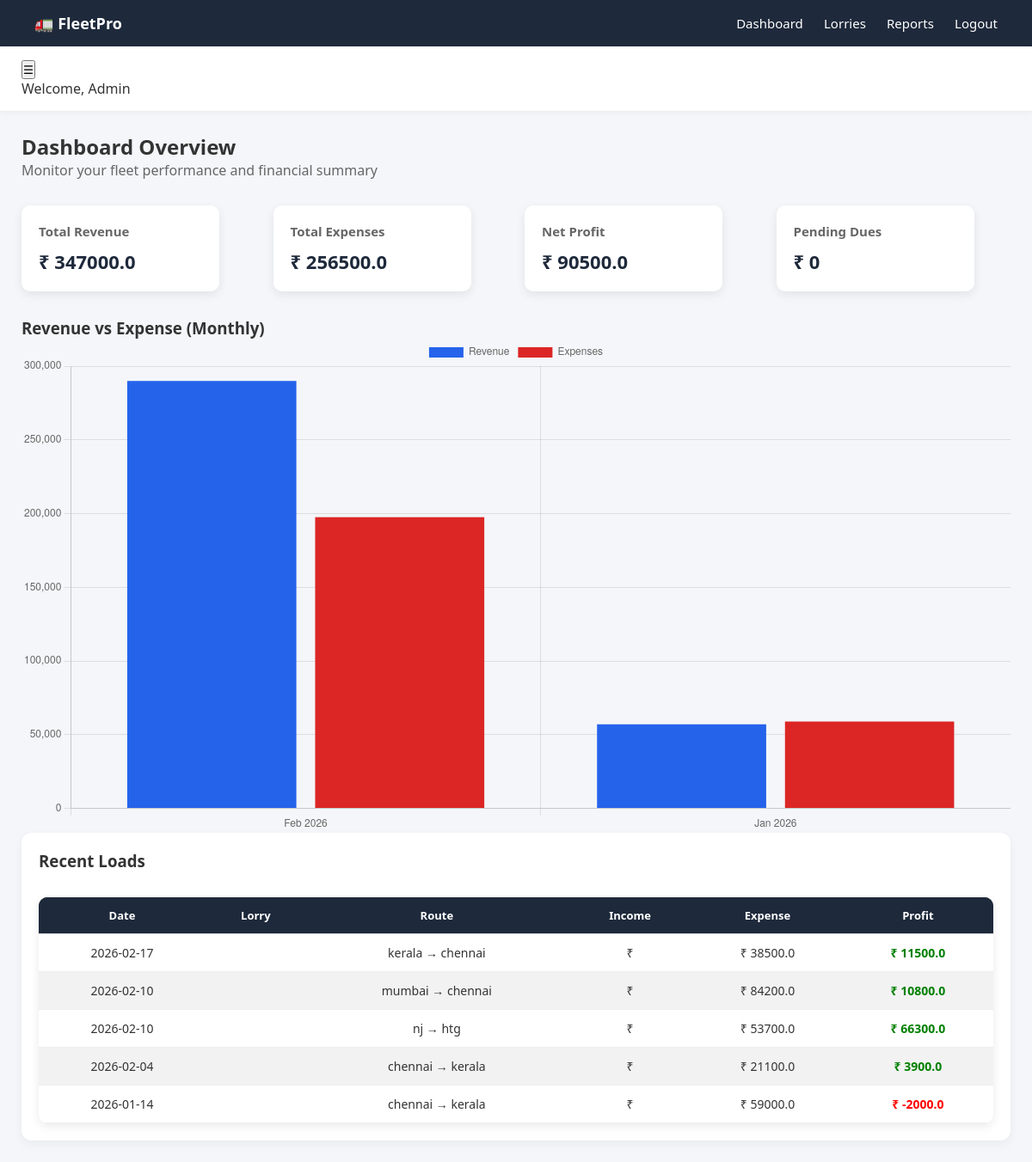
The page / (signed in) on the database its author committed.
### models/load_model.py (models this page shows, shortened)
class Load(db.Model):
    __tablename__ = "loads"
    id = db.Column(db.Integer, primary_key=True)
    lorry_id = db.Column(db.Integer, db.ForeignKey("lorries.id"), nullable=False)
    date = db.Column(db.Date, nullable=False)
    from_location = db.Column(db.String(150), nullable=False)
    to_location = db.Column(db.String(150), nullable=False)
    freight_amount = db.Column(db.Float, nullable=False)
    diesel_amount = db.Column(db.Float, default=0)
    rto_amount = db.Column(db.Float, default=0)
    toll_amount = db.Column(db.Float, default=0)
    driver_bata = db.Column(db.Float, default=0)
    maintenance_amount = db.Column(db.Float, default=0)
    other_expense = db.Column(db.Float, default=0)
    created_at = db.Column(db.DateTime, default=datetime.utcnow)
    @property
    def total_expense(self):
        return (
            (self.diesel_amount or 0) +
            (self.rto_amount or 0) +
            (self.toll_amount or 0) +
            (self.driver_bata or 0) +
            (self.maintenance_amount or 0) +
            (self.other_expense or 0)
        )
    @property
    def profit(self):
        return (self.freight_amount or 0) - self.total_expense

### app.py (the view)
    @app.route("/")
    @login_required
    def dashboard():
        loads = Load.query.all()
        total_revenue = sum(load.freight_amount or 0 for load in loads)
        total_expense = sum(load.total_expense or 0 for load in loads)
        total_profit = total_revenue - total_expense
        total_due = 0  # You can implement later if needed
        recent_loads = Load.query.order_by(Load.date.desc()).limit(5).all()
        monthly_data = defaultdict(lambda: {"revenue": 0, "expense": 0})
        for load in loads:
            if load.date:
                key = load.date.strftime("%b %Y")
                monthly_data[key]["revenue"] += load.freight_amount or 0
                monthly_data[key]["expense"] += load.total_expense or 0
        chart_labels = list(monthly_data.keys())
        chart_revenue = [v["revenue"] for v in monthly_data.values()]
        chart_expense = [v["expense"] for v in monthly_data.values()]
        return render_template(
            "dashboard.html",
            total_revenue=total_revenue,
            total_expense=total_expense,
            total_profit=total_profit,
            total_due=total_due,
            recent_loads=recent_loads,
            chart_labels=chart_labels,
            chart_revenue=chart_revenue,
            chart_expense=chart_expense
        )

### templates/dashboard.html
{% extends "base.html" %}
{% block content %}
<div class="dashboard-header">
    <h2>Dashboard Overview</h2>
    <p>Monitor your fleet performance and financial summary</p>
</div>
<div class="cards">
    <div class="card">
        <h3>Total Revenue</h3>
        <h2>₹ {{ total_revenue or 0 }}</h2>
    </div>
    <div class="card">
        <h3>Total Expenses</h3>
        <h2>₹ {{ total_expense or 0 }}</h2>
    </div>
    <div class="card">
        <h3>Net Profit</h3>
        <h2 class="{{ 'profit' if total_profit >= 0 else 'loss' }}">
            ₹ {{ total_profit or 0 }}
        </h2>
    </div>
    <div class="card">
        <h3>Pending Dues</h3>
        <h2 class="loss">₹ {{ total_due or 0 }}</h2>
    </div>
</div>
<div class="chart-section">
    <h3>Revenue vs Expense (Monthly)</h3>
    <canvas id="financeChart"></canvas>
</div>
<div class="table-section">
    <h3>Recent Loads</h3>
    <table>
        <thead>
            <tr>
                <th>Date</th>
                <th>Lorry</th>
                <th>Route</th>
                <th>Income</th>
                <th>Expense</th>
                <th>Profit</th>
            </tr>
        </thead>
        <tbody>
            {% for load in recent_loads %}
            <tr>
                <td>{{ load.date }}</td>
                <td>{{ load.vehicle_number }}</td>
                <td>{{ load.from_location }} → {{ load.to_location }}</td>
                <td>₹ {{ load.income }}</td>
                <td>₹ {{ load.total_expense }}</td>
                <td class="{{ 'profit' if load.profit >= 0 else 'loss' }}">
                    ₹ {{ load.profit }}
                </td>
            </tr>
            {% else %}
            <tr>
                <td colspan="6">No loads available</td>
            </tr>
            {% endfor %}
        </tbody>
    </table>
</div>
<script>
const ctx = document.getElementById('financeChart');
new Chart(ctx, {
    type: 'bar',
    data: {
        labels: {{ chart_labels | tojson }},
        datasets: [
            {
                label: 'Revenue',
                data: {{ chart_revenue | tojson }},
                backgroundColor: '#2563eb'
            },
            {
                label: 'Expenses',
                data: {{ chart_expense | tojson }},
                backgroundColor: '#dc2626'
            }
        ]
    },
    options: {
        responsive: true,
        plugins: {
            legend: {
                position: 'top'
            }
        }
    }
});
</script>
{% endblock %}

### static/css/style.css (style rules this page uses)
* { margin: 0; padding: 0; box-sizing: border-box; }
body { font-family: 'Segoe UI', sans-serif; background-color: #f1f5f9; color: #1e293b; }
h2 { font-weight: 600; }
.table-section { background: white; padding: 20px; border-radius: 12px; box-shadow: 0 4px 12px rgba(0,0,0,0.05); overflow-x: auto; }
table { width: 100%; border-collapse: collapse; }
thead { background: #f1f5f9; }
thead th { padding: 12px; font-size: 13px; text-align: left; }
tbody td { padding: 12px; font-size: 14px; border-top: 1px solid #e2e8f0; }
.profit { color: #15803d; font-weight: 600; }
.loss { color: #b91c1c; font-weight: 600; }
* { margin: 0; padding: 0; box-sizing: border-box; font-family: 'Segoe UI', sans-serif; }
body { background-color: #f4f6f9; color: #333; }
.dashboard-header { margin-bottom: 25px; }
.dashboard-header p { color: #666; }
.cards { display: grid; grid-template-columns: repeat(auto-fit, minmax(220px, 1fr)); gap: 20px; margin-bottom: 30px; }
.card { background: white; padding: 20px; border-radius: 10px; box-shadow: 0px 4px 12px rgba(0,0,0,0.08); transition: 0.3s ease; }
.card h3 { font-size: 16px; color: #666; margin-bottom: 10px; }
.card h2 { font-size: 24px; color: #1e293b; }
table { width: 100%; border-collapse: collapse; background: white; border-radius: 10px; overflow: hidden; box-shadow: 0px 4px 12px rgba(0,0,0,0.08); }
table thead { background: #1e293b; color: white; }
table th, table td { padding: 12px 15px; text-align: center; }
table tbody tr:nth-child(even) { background: #f2f2f2; }
body { background: #f4f6f9; }
.dashboard-header p { color: #666; margin-bottom: 30px; }
.cards { display: flex; justify-content: center; gap: 20px; flex-wrap: wrap; }
.card { background: white; padding: 25px; width: 230px; border-radius: 10px; box-shadow: 0 4px 12px rgba(0,0,0,0.08); }
.card h3 { font-size: 15px; color: #666; margin-bottom: 10px; }
table { width: 100%; margin-top: 30px; border-collapse: collapse; background: white; border-radius: 10px; overflow: hidden; box-shadow: 0 4px 12px rgba(0,0,0,0.08); }
table th { background: #1e293b; color: white; padding: 12px; }
table td { padding: 12px; border-bottom: 1px solid #eee; }
.cards { display: grid; grid-template-columns: repeat(auto-fit, minmax(220px, 1fr)); gap: 20px; }
.card { background: white; padding: 20px; border-radius: 10px; box-shadow: 0 4px 12px rgba(0,0,0,0.08); }
.card h2 { font-size: 22px; color: #1e293b; }
.profit { color: green; }
.loss { color: red; }

### rows shown on the page
Load: date "2026-02-17", from_location "kerala", to_location "chennai", total_expense "38500.0", profit "11500.0"
Load: date "2026-02-10", from_location "mumbai", to_location "chennai", total_expense "84200.0", profit "10800.0"
Load: date "2026-02-10", from_location "nj", to_location "htg", total_expense "53700.0", profit "66300.0"
Load: date "2026-02-04", from_location "chennai", to_location "kerala", total_expense "21100.0", profit "3900.0"
Load: date "2026-01-14", from_location "chennai", to_location "kerala", total_expense "59000.0", profit "-2000.0"

### other values the page prints
{{ session.get('user_name', 'Admin') }} "Admin"
{{ total_revenue or 0 }} "347000.0"
{{ total_expense or 0 }} "256500.0"
{{ total_profit or 0 }} "90500.0"
{{ total_due or 0 }} "0"
chart data {{ chart_revenue | tojson }} [290000.0, 57000.0]
chart data {{ chart_expense | tojson }} [197500.0, 59000.0]
